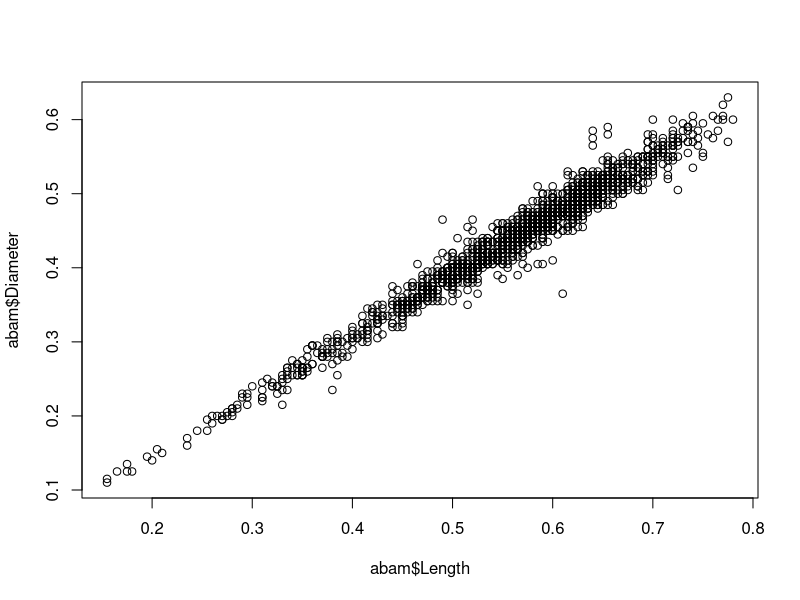
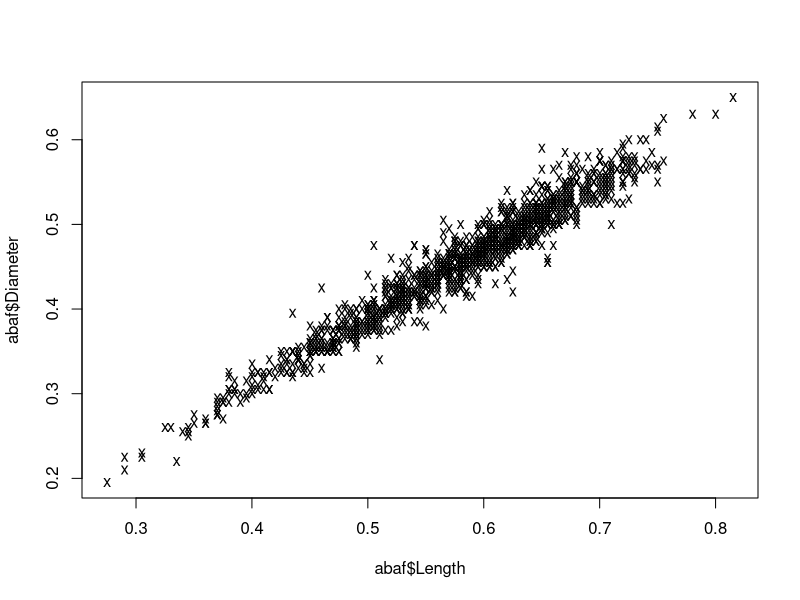

These charts were generated, in order, by the following R code:
aba <- read.csv("../data/Abalone.data", header=TRUE, as.is=TRUE)
grps <- list()
for (gen in c("M", "F")) {
    grps[[gen]] <- which(aba[, 1]==gen)
}
abam <- aba[grps$M, ]
abaf <- aba[grps$F, ]
plot(abam$Length, abam$Diameter)
plot(abaf$Length, abaf$Diameter, pch="x", new=FALSE)
